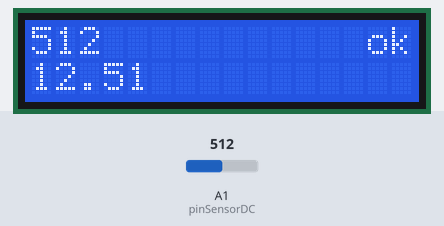
A sketch run on a simulated Arduino Uno, built with avr-gcc and run on an emulated ATmega328P. Parts: 16×2 character LCD. The test bench sets the inputs (shaded band); at power-on: A1 (pinSensorDC) = 512.

Above: at 1.6 s.
1.7 s: A1 (pinSensorDC) set to 133
At 3.0 s:
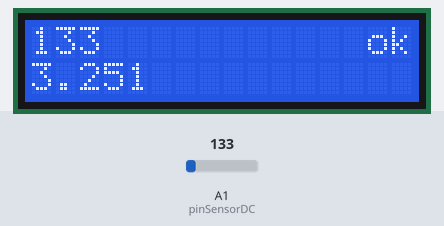
3.5 s: A1 (pinSensorDC) set to 110
At 4.8 s:
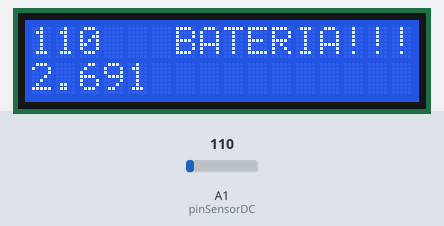
5.5 s: A1 (pinSensorDC) set to 122
At 6.7 s:
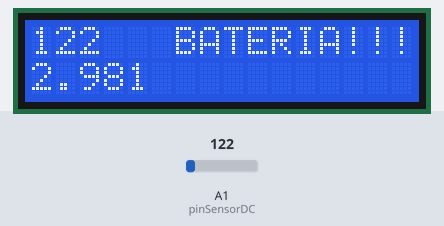
Timing chart, 0 to 8.5 s (numbered marks = the images above; inputs shaded):
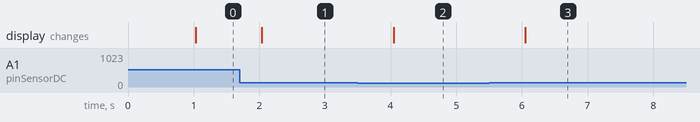

The sketch:

Q1110-Sketch.ino
```cpp
  #include <LiquidCrystal_I2C.h>

  #define pinSensorDC A1
  #define maxSensor 25       //volts
  #define maxAnalogica 1023  //valor máximo de leitura da porta analógica (Arduino Uno=1023  Esp32=4095)

  #define tensaoDeCorte 3.00  //tensão mínima para considerar que a bateria esta sendo carregada

  LiquidCrystal_I2C lcd(0x3F, 16, 2);


  int leituraSensorDC;
  unsigned long delayDisplay;

  void setup() {
    lcd.init();
    lcd.init();
    lcd.backlight();
  }


  void loop() {
    leituraSensorDC = analogRead(pinSensorDC);
    float tensaoSensor = (float(leituraSensorDC) * float(maxSensor)) / float(maxAnalogica);

    if ((millis() - delayDisplay) > 1000) {
      delayDisplay = millis();
      lcd.setCursor(0, 0);
      lcd.print(leituraSensorDC);
      lcd.setCursor(0, 1);
      lcd.print(tensaoSensor);

      lcd.setCursor(6, 0);
      if (tensaoSensor > tensaoDeCorte) {
        lcd.print("        ok");
      } else {
        lcd.print("BATERIA!!!");
      }
    }

    delay(20);
  }
```

Measured:
- the behaviour switches between 123 and 122 on A1 (pinSensorDC) (found by bisection; images 1 and 2)
- after the input at 1.7 s, the display: changes after 0.34 s (image 1)
- after the input at 3.5 s, the display: changes after 0.55 s (image 2)
- after the input at 5.5 s, the display: changes after 0.55 s (image 3)
